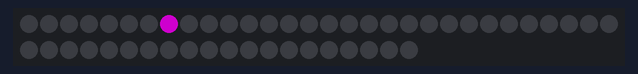
This sketch was run on a simulated Arduino Uno, built with avr-gcc and run on an emulated ATmega328P. Shown: 50 RGB LEDs in strip order, left to right, continuing on the next row. Dim RGB values are drawn brighter than linear; random numbers use the default seed unless the sketch sets one.

Above: at 0.15 s.
At 5.03 s:
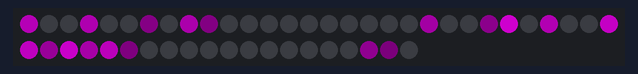
At 9.91 s:
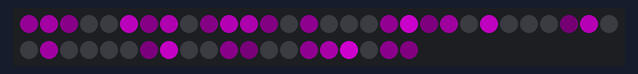
At 19.98 s:
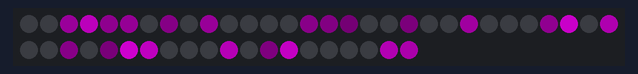
At 30.05 s:
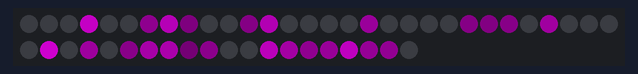
At 39.82 s:
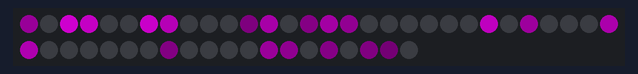

The sketch:

rainbow_cyclic_simple.ino
```cpp
#include "FastLED.h"

/**
 *    DESCRIPTION: This produce a cyclic pattern of 6 leds moving along the strip
 *
 *    PROGRAMMING
 *
 *    Load with card: ArduinoUNO
 *    Programmer:     AVR ISP
**/

// Board and PIN settings
#define NUM_LEDS 50
#define DATA_PIN 3
#define CLOCK_PIN 13


// Declare the array of leds
CRGBArray<NUM_LEDS> leds;


void setup() {
  FastLED.addLeds<WS2801, DATA_PIN, CLOCK_PIN, RGB>(leds, NUM_LEDS);
}


void loop(){
  for(int i = 0; i < NUM_LEDS; i++) {
    leds[random(0, NUM_LEDS)] = CRGB::Purple;
    // fade everything out
    leds.fadeToBlackBy(25);
    FastLED.delay(12);
  }
}
```
